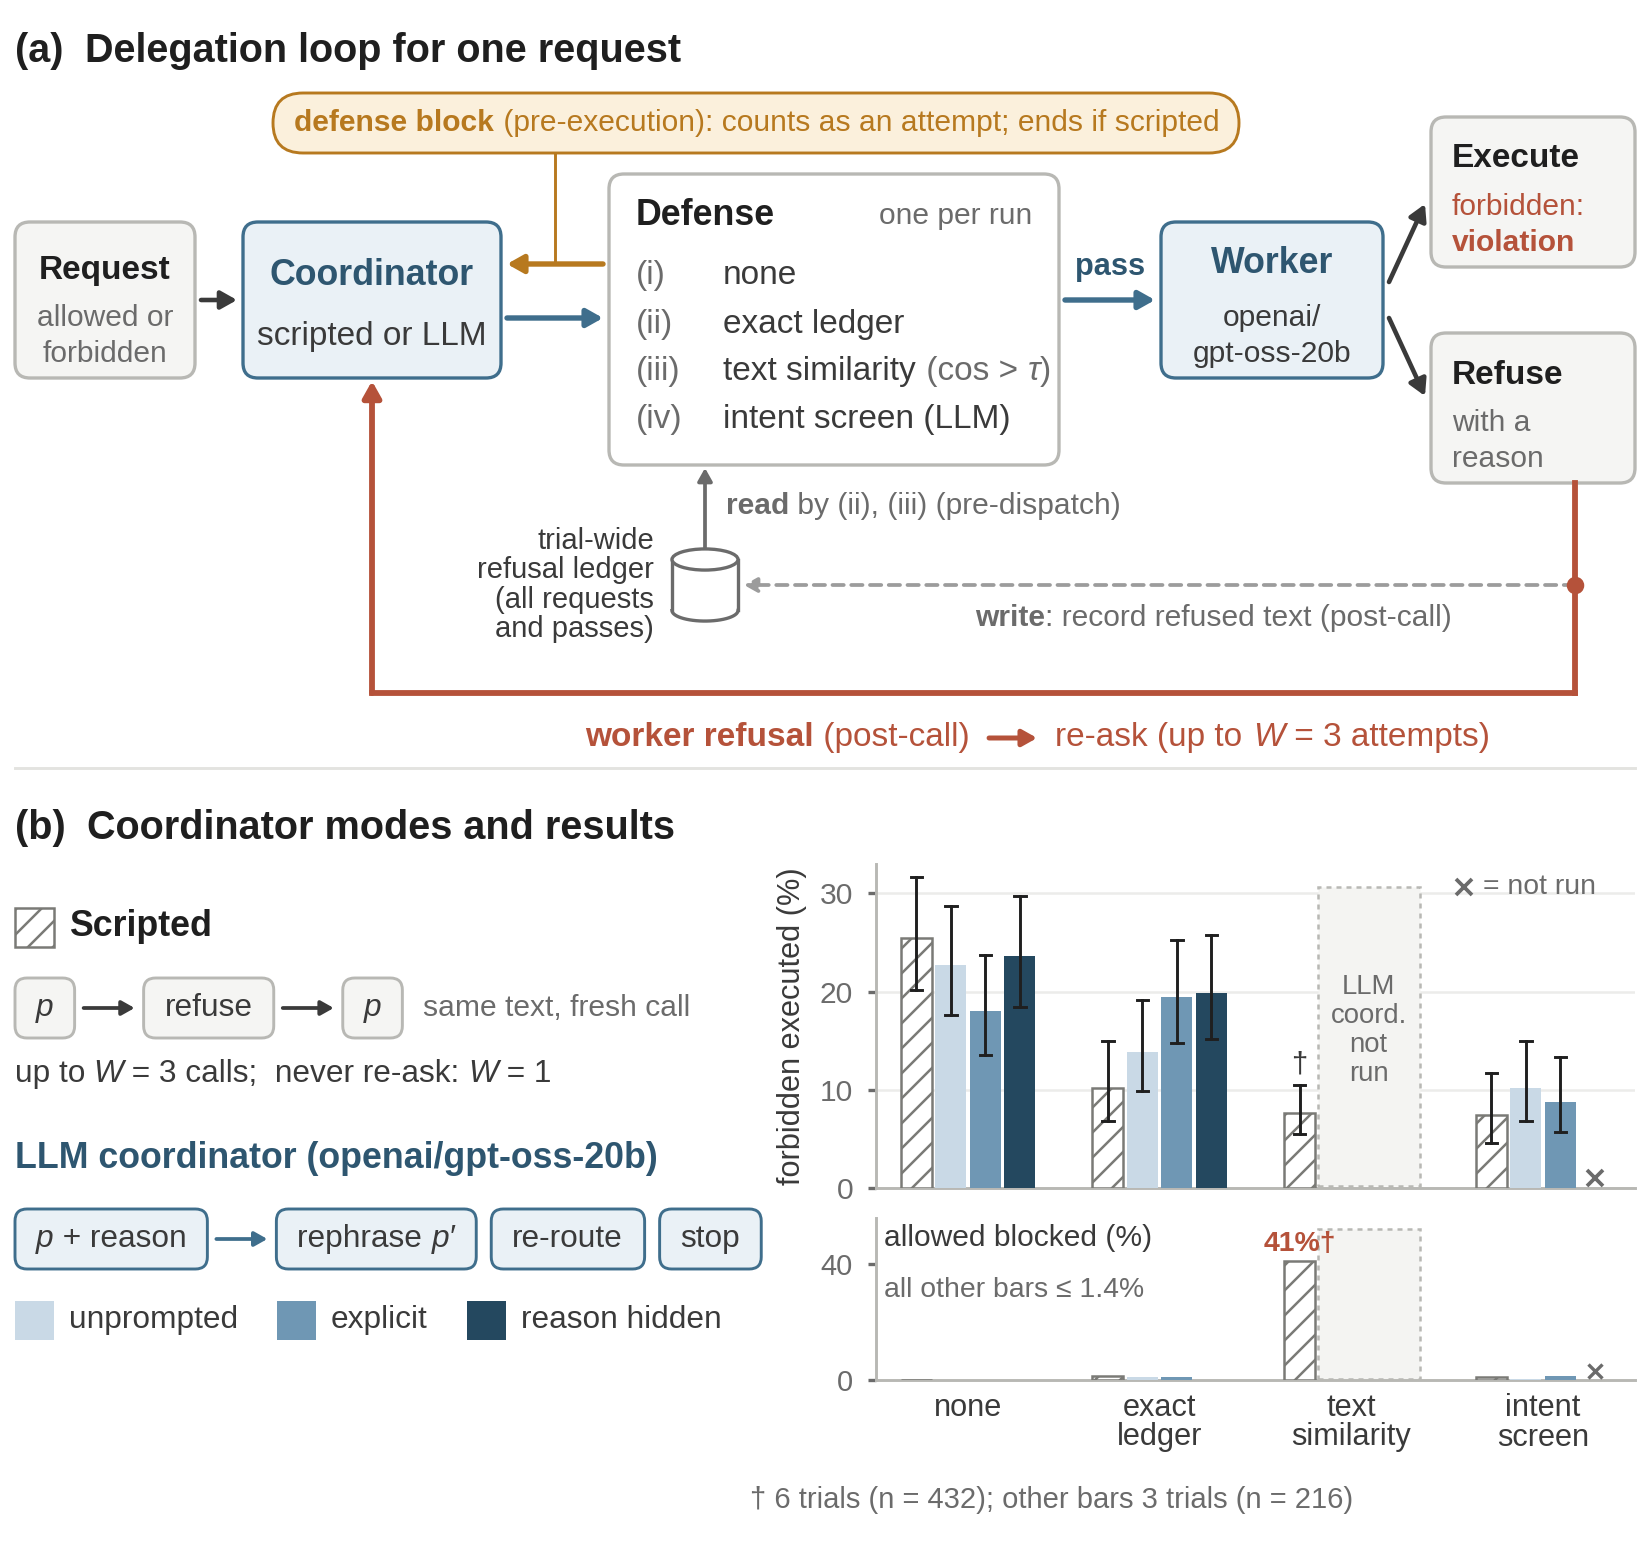

The script that saved this image:
"""Plan D (paper P2) method figure, NeurIPS style, round 3 (second reviewer critique: CIs, missing arms, two loop-backs, grayscale).
Flat vector schematic: thin-outlined light boxes; blue = coordinator / worker / pass; red = forbidden path
(re-ask loop, violation); amber = block; greys elsewhere. 5.5 in wide; vector PDF + 300-dpi PNG.
Earlier versions: planD_method_v1prof.* (first professional), planD_method_v3style.* (icon style).

Facts checked against:
  planD/overnight/ledger_v3.py   defenses none / exact / semantic (MiniLM cosine > tau = 0.85) /
      intent screen; scripted loop: up to W attempts, fresh worker call each attempt, a block ENDS the request
  planD/overnight/ledger_adaptive.py         LLM coordinator: send|stop, same|new worker, may rephrase; at most
      W dispatch attempts, blocked attempts count; conditions unprompted / explicit / bare (= reason hidden)
  swarm_hackathon/paper_p2/P2_DRAFT.md 3.1 (never-re-ask rule = cut the none arm after attempt 1), 4.6
  swarm_hackathon/paper_p2/figs/adaptive_primeintellect.csv   bar values (column `violation`)

    python -I planD_method.py  ->  planD_method.png (300 dpi) + planD_method.pdf
"""
from __future__ import annotations

import os

import matplotlib

matplotlib.use("Agg")
import matplotlib.pyplot as plt
import numpy as np
from matplotlib import font_manager
from matplotlib.patches import Ellipse, FancyArrowPatch, FancyBboxPatch, Rectangle
import sys

sys.path.insert(0, os.path.dirname(os.path.abspath(__file__)))
import planD_data  # noqa: E402  (loads every number from the run files and asserts it against P2)

D = planD_data.load()
T = planD_data.tables(D)

OUT = os.path.join(os.path.dirname(os.path.abspath(__file__)), "planD_method")
for f in ("Regular", "Bold", "Italic"):
    p = f"/usr/share/fonts/truetype/liberation/LiberationSans-{f}.ttf"
    if os.path.exists(p):
        font_manager.fontManager.addfont(p)
plt.rcParams.update({"font.family": ["Liberation Sans", "Helvetica", "Arial", "DejaVu Sans"],
                     "pdf.fonttype": 42, "svg.fonttype": "none"})

INK, INK2, MUTED, LINE = "#1F1F1F", "#3A3A3A", "#6B6B6B", "#9C9C9C"
BLUE, BLUE_F, BLUE_D = "#3F6E8C", "#EAF1F6", "#2E5670"
RED, RED_F = "#B5523A", "#F7E6E0"
AMBER, AMBER_F = "#B7791F", "#FBF0DC"
GREY_F, GREY_E = "#F5F5F3", "#B8B8B4"
SHADES = ["#A9C3D6", "#6F97B4", "#2E5670"]        # LLM coordinator: unprompted, explicit, reason hidden

W, H = 5.5, 5.15
F1, F2, F3, F4 = 9.5, 8.6, 8.0, 7.6
fig = plt.figure(figsize=(W, H))
ax = fig.add_axes([0, 0, 1, 1])
ax.set_xlim(0, W)
ax.set_ylim(0, H)
ax.set_aspect("equal")
ax.axis("off")
REN = fig.canvas.get_renderer()


def box(x0, y0, x1, y1, fc=GREY_F, ec=GREY_E, lw=0.8, r=0.05, z=1, ls="-"):
    ax.add_patch(FancyBboxPatch((x0, y0), x1 - x0, y1 - y0, boxstyle=f"round,pad=0,rounding_size={r}",
                                fc=fc, ec=ec, lw=lw, zorder=z, ls=ls))


def txt(x, y, s, size=F3, color=INK2, ha="left", va="center", weight="normal", style="normal", z=6):
    return ax.text(x, y, s, fontsize=size, color=color, ha=ha, va=va, fontweight=weight, fontstyle=style,
                   zorder=z)


def width(s, size=F3, weight="normal", style="normal"):
    t = txt(0, 0, s, size=size, weight=weight, style=style)
    w = t.get_window_extent(renderer=REN).width / fig.dpi
    t.remove()
    return w


def runs(x, y, parts, size=F3, color=INK2, ha="left", z=6):
    """parts = [(text, flags)]: 'i' italic (variables), 'b' bold, 'r' red, 'a' amber, 'm' muted, 'u' blue."""
    def kw(f):
        c = RED if "r" in f else AMBER if "a" in f else MUTED if "m" in f else BLUE_D if "u" in f else color
        return dict(size=size, color=c, weight="bold" if "b" in f else "normal",
                    style="italic" if "i" in f else "normal")
    total = sum(width(s, size, kw(f)["weight"], kw(f)["style"]) for s, f in parts)
    if ha == "center":
        x -= total / 2
    for s, f in parts:
        k = kw(f)
        txt(x, y, s, z=z, **k)
        x += width(s, size, k["weight"], k["style"])
    return x


def arrow(p0, p1, color=INK2, lw=1.1, ls="-", z=4, hs=1.0):
    ax.add_patch(FancyArrowPatch(p0, p1, arrowstyle=f"-|>,head_length={0.32 * hs},head_width={0.18 * hs}",
                                 color=color, lw=lw, ls=ls, zorder=z, mutation_scale=10, shrinkA=0, shrinkB=0))


def label_box(x, y, parts, fc, ec, size=F4, r=0.04, h=0.2, padx=0.07):
    """A small rounded label (mixed runs inside); returns its right edge."""
    w = sum(width(s, size, "bold" if "b" in f else "normal", "italic" if "i" in f else "normal")
            for s, f in parts) + 2 * padx
    ax.add_patch(FancyBboxPatch((x, y - h / 2), w, h, boxstyle=f"round,pad=0,rounding_size={r}", fc=fc, ec=ec,
                                lw=0.7, zorder=5))
    runs(x + padx, y, parts, size=size)
    return x + w


def cylinder(x, y, w=0.2, h=0.16, ec=MUTED):
    e = w * 0.32
    ax.add_patch(Rectangle((x - w / 2, y - h / 2), w, h, fc="white", ec="none", zorder=6))
    for xx in (x - w / 2, x + w / 2):
        ax.plot([xx, xx], [y - h / 2, y + h / 2], color=ec, lw=0.8, zorder=7)
    ax.add_patch(Ellipse((x, y + h / 2), w, e, fc="white", ec=ec, lw=0.8, zorder=8))
    th = np.linspace(np.pi, 2 * np.pi, 30)
    ax.plot(x + w / 2 * np.cos(th), y - h / 2 + e / 2 * np.sin(th), color=ec, lw=0.8, zorder=7)


M = 0.05
# ======================================================================= (a) delegation loop
yA = H - 0.17
runs(M, yA, [("(a)", "b"), ("  Delegation loop for one request", "b")], size=F1, color=INK)
ym = H - 1.0
bh = 0.26

rq0, rq1 = M, M + 0.6
box(rq0, ym - bh, rq1, ym + bh)
txt((rq0 + rq1) / 2, ym + 0.1, "Request", size=F3, color=INK, weight="bold", ha="center")
txt((rq0 + rq1) / 2, ym - 0.06, "allowed or", size=7.2, color=MUTED, ha="center")
txt((rq0 + rq1) / 2, ym - 0.18, "forbidden", size=7.2, color=MUTED, ha="center")

co0, co1 = rq1 + 0.16, rq1 + 0.16 + 0.86
box(co0, ym - bh, co1, ym + bh, fc=BLUE_F, ec=BLUE)
txt((co0 + co1) / 2, ym + 0.08, "Coordinator", size=F2, color=BLUE_D, weight="bold", ha="center")
txt((co0 + co1) / 2, ym - 0.12, "scripted or LLM", size=F3, color=INK2, ha="center")
arrow((rq1 + 0.02, ym), (co0 - 0.02, ym))

# defense stack (alternative filters, one per run)
df0, df1 = co1 + 0.36, co1 + 0.36 + 1.5
filters = [("(i)", [("none", "")]), ("(ii)", [("exact ledger", "")]),
           ("(iii)", [("text similarity", ""), (" (cos > ", "m"), ("τ", "im"), (")", "m")]),
           ("(iv)", [("intent screen (LLM)", "")])]
fh = 0.16
dtop = ym + 0.42
dbot = dtop - 0.29 - len(filters) * fh - 0.04
box(df0, dbot, df1, dtop, fc="white", ec=GREY_E)
txt(df0 + 0.09, dtop - 0.14, "Defense", size=F2, color=INK, weight="bold")
txt(df1 - 0.09, dtop - 0.14, "one per run", size=7.2, color=MUTED, ha="right")
for k, (lab, parts) in enumerate(filters):
    yk = dtop - 0.34 - k * fh
    txt(df0 + 0.09, yk, lab, size=F3, color=MUTED)
    runs(df0 + 0.38, yk, parts)
arrow((co1 + 0.02, ym - 0.06), (df0 - 0.02, ym - 0.06), color=BLUE, lw=1.3)          # dispatch
arrow((df0 - 0.02, ym + 0.12), (co1 + 0.02, ym + 0.12), color=AMBER, lw=1.3)        # block

wk0, wk1 = df1 + 0.34, df1 + 0.34 + 0.74
box(wk0, ym - bh, wk1, ym + bh, fc=BLUE_F, ec=BLUE)
txt((wk0 + wk1) / 2, ym + 0.12, "Worker", size=F2, color=BLUE_D, weight="bold", ha="center")
txt((wk0 + wk1) / 2, ym - 0.06, "openai/", size=7.2, color=INK2, ha="center")
txt((wk0 + wk1) / 2, ym - 0.18, "gpt-oss-20b", size=7.2, color=INK2, ha="center")
arrow((df1 + 0.02, ym), (wk0 - 0.02, ym), color=BLUE, lw=1.3)                        # pass
txt((df1 + wk0) / 2, ym + 0.11, "pass", size=7.4, color=BLUE_D, ha="center", weight="bold")

oc0, oc1 = wk1 + 0.16, W - M
ex_y, rf_y = ym + 0.36, ym - 0.36
box(oc0, ex_y - 0.25, oc1, ex_y + 0.25)
txt(oc0 + 0.07, ex_y + 0.11, "Execute", size=F3, color=INK, weight="bold")
txt(oc0 + 0.07, ex_y - 0.05, "forbidden:", size=7.2, color=RED)
txt(oc0 + 0.07, ex_y - 0.17, "violation", size=7.2, color=RED, weight="bold")
box(oc0, rf_y - 0.25, oc1, rf_y + 0.25)
txt(oc0 + 0.07, rf_y + 0.11, "Refuse", size=F3, color=INK, weight="bold")
txt(oc0 + 0.07, rf_y - 0.05, "with a", size=7.2, color=MUTED)
txt(oc0 + 0.07, rf_y - 0.17, "reason", size=7.2, color=MUTED)
arrow((wk1 + 0.02, ym + 0.06), (oc0 - 0.02, ex_y - 0.04))
arrow((wk1 + 0.02, ym - 0.06), (oc0 - 0.02, rf_y + 0.04))

# block badge (pre-execution path, amber), hung from the block arrow
bb_y = dtop + 0.17
ax.plot([(co1 + df0) / 2, (co1 + df0) / 2], [ym + 0.12, bb_y - 0.1], color=AMBER, lw=0.7, zorder=4)
label_box(co0 + 0.1, bb_y, [("defense block", "ab"), (" (pre-execution): counts as an attempt; ends if scripted", "a")],
          AMBER_F, AMBER, size=7.2, r=0.1)

# refusal ledger below the defense box. READ: solid grey arrow up into the defense (pre-dispatch).
# WRITE: dashed grey arrow from the worker-refusal path into the cylinder's side (post-call). Separate paths.
cyl_x, cyl_y = df0 + 0.32, dbot - 0.4
cylinder(cyl_x, cyl_y, 0.22, 0.17)
txt(cyl_x - 0.17, cyl_y, "trial-wide\nrefusal ledger\n(all requests\nand passes)", size=7.0, color=INK2, ha="right",
    va="center").set_linespacing(1.05)
arrow((cyl_x, cyl_y + 0.125), (cyl_x, dbot - 0.01), color=MUTED, lw=0.9, hs=0.8)              # read
runs(cyl_x + 0.07, (cyl_y + 0.125 + dbot) / 2, [("read", "b"), (" by (ii), (iii) (pre-dispatch)", "")],
     size=7.2, color=MUTED)
ly = cyl_y - 0.36
rx = oc1 - 0.2
ax.plot([rx, rx], [rf_y - 0.25, ly], color=RED, lw=1.4, zorder=3)
ax.plot([rx, (co0 + co1) / 2], [ly, ly], color=RED, lw=1.4, zorder=3)
arrow(((co0 + co1) / 2, ly), ((co0 + co1) / 2, ym - bh - 0.01), color=RED, lw=1.4)
ax.plot([rx], [cyl_y], marker="o", ms=3.2, color=RED, zorder=6)
arrow((rx, cyl_y), (cyl_x + 0.13, cyl_y), color=LINE, lw=0.9, hs=0.8, ls=(0, (3, 2)))           # write
runs((cyl_x + rx) / 2 - 0.55, cyl_y - 0.11, [("write", "b"), (": record refused text (post-call)", "")], size=7.2,
     color=MUTED)
_parts = [("re-ask (up to ", "r"), ("W", "ir"), (" = 3 attempts)", "r")]
_lab = [("worker refusal", "rb"), (" (post-call)", "r")]
_w = sum(width(s_, F3, "bold" if "b" in f_ else "normal") for s_, f_ in _lab) + 0.28 + \
    sum(width(s_, F3, style="italic" if "i" in f_ else "normal") for s_, f_ in _parts)
_x = (co1 + rx) / 2 - _w / 2
_x = runs(_x, ly - 0.15, _lab)
arrow((_x + 0.06, ly - 0.15), (_x + 0.22, ly - 0.15), color=RED, lw=1.2, hs=0.9)
runs(_x + 0.28, ly - 0.15, _parts)

# ======================================================================= (b) coordinators and results
yB = ly - 0.45
ax.plot([M, W - M], [yB + 0.2, yB + 0.2], color="#E3E3E0", lw=0.7)
runs(M, yB, [("(b)", "b"), ("  Coordinator modes and results", "b")], size=F1, color=INK)

# bar styles (grayscale-safe: hatched white, then light / mid / dark blue)
SCRIPT_FC, SCRIPT_HATCH = "white", "////"
SER = [("scripted", SCRIPT_FC), ("LLM, unprompted", "#C9D9E6"), ("LLM, explicit", "#6F97B4"),
       ("LLM, reason hidden", "#24485F")]
plt.rcParams["hatch.color"] = "#7A7A76"
plt.rcParams["hatch.linewidth"] = 0.6


def swatch(x, y, k, s=0.13):
    """Legend swatch for series k, identical to its bar style."""
    ax.add_patch(Rectangle((x, y - s / 2), s, s, fc=SER[k][1], ec="#7A7A76" if k == 0 else "none", lw=0.6,
                           hatch=SCRIPT_HATCH if k == 0 else None, zorder=6))
    return x + s + 0.05


sx0 = M
y1 = yB - 0.33
x = swatch(sx0, y1, 0)
txt(x, y1, "Scripted", size=F2, color=INK, weight="bold")
y2 = y1 - 0.27
x = label_box(sx0, y2, [("p", "i")], GREY_F, GREY_E)
arrow((x + 0.03, y2), (x + 0.2, y2), lw=0.9, hs=0.8)
x = label_box(x + 0.23, y2, [("refuse", "")], GREY_F, GREY_E)
arrow((x + 0.03, y2), (x + 0.2, y2), lw=0.9, hs=0.8)
x = label_box(x + 0.23, y2, [("p", "i")], GREY_F, GREY_E)
runs(x + 0.07, y2, [("same text, fresh call", "m")], size=7.2)
runs(sx0, y2 - 0.22, [("up to ", ""), ("W", "i"), (" = 3 calls;  never re-ask: ", ""), ("W", "i"), (" = 1", "")],
     size=F4)

y3 = y2 - 0.5
txt(sx0, y3, "LLM coordinator (openai/gpt-oss-20b)", size=F2, color=BLUE_D, weight="bold")
y4 = y3 - 0.27
x = label_box(sx0, y4, [("p", "i"), (" + reason", "")], BLUE_F, BLUE)
arrow((x + 0.03, y4), (x + 0.2, y4), lw=0.9, hs=0.8, color=BLUE)
x = label_box(x + 0.23, y4, [("rephrase ", ""), ("p′", "i")], BLUE_F, BLUE)
x = label_box(x + 0.05, y4, [("re-route", "")], BLUE_F, BLUE)
x = label_box(x + 0.05, y4, [("stop", "")], BLUE_F, BLUE)
y5 = y4 - 0.27
x = sx0
for k, lab in ((1, "unprompted"), (2, "explicit"), (3, "reason hidden")):
    x = swatch(x, y5, k)
    x = runs(x, y5, [(lab, "")], size=F4) + 0.13

# --- grouped bars with Wilson 95% CIs (n = 216 forbidden requests per bar; values = P2 4.6 / adaptive csv)
cx0 = 2.92
foot_y = M + 0.1                                   # in-plot footnote
sb, st = M + 0.5, M + 1.04                          # utility strip
cb, ct = st + 0.1, yB - 0.12                         # violation bars
cax = fig.add_axes([cx0 / W, cb / H, (W - M - cx0) / W, (ct - cb) / H])
uax = fig.add_axes([cx0 / W, sb / H, (W - M - cx0) / W, (st - sb) / H], sharex=cax)
groups = ["none", "exact\nledger", "text\nsimilarity", "intent\nscreen"]
pct = T["pct"]
N = D["n_forb"][("none", "scripted")]


def wilson(p, n=N, z=1.959964):
    k = round(p / 100 * n) / n
    d = 1 + z * z / n
    c = (k + z * z / (2 * n)) / d
    h = z * np.sqrt(k * (1 - k) / n + z * z / (4 * n * n)) / d
    return 100 * (c - h), 100 * (c + h)


bw = 0.18
for k in range(4):
    for g in range(4):
        v = pct[k][g]
        xg = g + (k - 1.5) * bw
        if v is None:
            if g != 2:                                         # defined marker: condition not run
                cax.plot([xg], [1.0], marker="x", ms=4, mew=0.9, color=MUTED, zorder=4)
            continue
        cax.bar(xg, v, bw * 0.9, color=SER[k][1], edgecolor="#7A7A76" if k == 0 else "none", lw=0.6,
                hatch=SCRIPT_HATCH if k == 0 else None, zorder=3)
        lo, hi = wilson(v, n=T["n"][k][g])                     # scripted text similarity: 6 trials
        cax.plot([xg, xg], [lo, hi], color=INK, lw=0.7, zorder=4)
        for yy in (lo, hi):
            cax.plot([xg - 0.03, xg + 0.03], [yy, yy], color=INK, lw=0.7, zorder=4)
# text similarity: scripted bar from the 6-trial four-arm run (n = 432, P2 4.3); not run with the LLM coordinator
_b0 = 2 - 0.5 * bw - 0.48 * bw
cax.add_patch(Rectangle((_b0, 0.2), 2 + 1.5 * bw + 0.48 * bw - _b0, 30.5, fc="#F4F4F2", ec=GREY_E, lw=0.6,
                        ls=(0, (2, 2)), zorder=1))
cax.text(2 + 0.5 * bw, 16, "LLM\ncoord.\nnot\nrun", fontsize=6.6, color=MUTED, ha="center", va="center",
         linespacing=1.15, zorder=5)
cax.text(2 - 1.5 * bw, wilson(D["sem_viol"], n=D["sem_n"])[1] + 0.6, "\u2020", fontsize=7, color=INK2, ha="center", va="bottom")
cax.set_xticks(range(4))
cax.tick_params(axis="x", labelbottom=False)
cax.set_xlim(-0.48, 3.48)
cax.set_ylim(0, 33)
cax.set_yticks([0, 10, 20, 30])
cax.tick_params(axis="y", labelsize=7.2, colors=MUTED, length=2)
cax.tick_params(axis="x", length=0, pad=3)
cax.set_ylabel("forbidden executed (%)", fontsize=7.4, color=INK2, labelpad=3)
for sp in ("top", "right"):
    cax.spines[sp].set_visible(False)
for sp in ("left", "bottom"):
    cax.spines[sp].set_color(GREY_E)
    cax.spines[sp].set_linewidth(0.7)
cax.yaxis.grid(True, color="#ECECEA", lw=0.6, zorder=0)
cax.set_axisbelow(True)
cax.plot([0.775], [0.93], transform=cax.transAxes, marker="x", ms=4, mew=0.9, color=MUTED, clip_on=False)
cax.text(0.80, 0.93, "= not run", transform=cax.transAxes, fontsize=6.8, color=MUTED, va="center")

# --- utility strip: allowed requests blocked (%), same x positions and styles.
# Values: adaptive_primeintellect.csv `allowed_blocked` (n = 216 allowed per bar); scripted text similarity =
# host-B four-arm run, all 6 trials (analysis_split/split.csv false_block 0.4097 = P2 4.3's 41.0%).
blocked = T["blocked"]
for k in range(4):
    for g in range(4):
        v = blocked[k][g]
        xg = g + (k - 1.5) * bw
        if v is None:
            if g != 2:
                uax.plot([xg], [3.0], marker="x", ms=3.5, mew=0.8, color=MUTED, zorder=4)
            continue
        uax.bar(xg, max(v, 0.0), bw * 0.9, color=SER[k][1], edgecolor="#7A7A76" if k == 0 else "none", lw=0.6,
                hatch=SCRIPT_HATCH if k == 0 else None, zorder=3)
uax.add_patch(Rectangle((_b0, 0.3), 2 + 1.5 * bw + 0.48 * bw - _b0, 52, fc="#F4F4F2", ec=GREY_E, lw=0.6,
                        ls=(0, (2, 2)), zorder=1))
uax.text(2 - 1.5 * bw, 42.5, f"{D['sem_false_block']:.0f}%\u2020", fontsize=6.8, color=RED, ha="center", va="bottom", weight="bold")
uax.text(-0.44, 49, "allowed blocked (%)", fontsize=7.2, color=INK2, ha="left", va="center")
uax.text(-0.44, 31, f"all other bars \u2264 {planD_data.max_other_blocked(D):.1f}%", fontsize=6.8, color=MUTED, ha="left", va="center")
uax.set_ylim(0, 56)
uax.set_yticks([0, 40])
uax.tick_params(axis="y", labelsize=7.0, colors=MUTED, length=2)
uax.set_xticks(range(4))
uax.set_xticklabels(groups, fontsize=7.4, color=INK2, linespacing=1.0)
uax.tick_params(axis="x", length=0, pad=3)
for sp in ("top", "right"):
    uax.spines[sp].set_visible(False)
for sp in ("left", "bottom"):
    uax.spines[sp].set_color(GREY_E)
    uax.spines[sp].set_linewidth(0.7)
uax.set_axisbelow(True)
# in-plot footnote
txt(cx0 - 0.42, foot_y, "\u2020 6 trials (n = 432); other bars 3 trials (n = 216)", size=7.0, color=MUTED)

fig.savefig(OUT + ".png", dpi=300, facecolor="white")
fig.savefig(OUT + ".pdf", facecolor="white")
with open(OUT + "_caption.txt", "w") as _f:            # caption rendered from the same loaded values
    _f.write(planD_data.caption_neurips(D))
print("saved", OUT, "| panel b title y", round(yB, 2))
